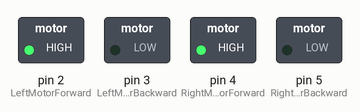
Recording of a sketch running on a simulated Arduino Uno, built with avr-gcc and run on an emulated ATmega328P. On the bench: switched loads named in the sketch (green lamp = pin HIGH).

Above: at 0.1 s.
Timing chart, 0 to 1.6 s (numbered marks = the images above):
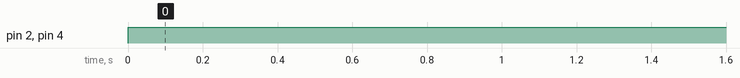

The sketch:

L298N.ino
```cpp
#include <NewPing.h>
const int LeftMotorForward = 2;
const int LeftMotorBackward = 3;
const int RightMotorForward = 4;
const int RightMotorBackward = 5;

void setup()
{
  pinMode(LeftMotorForward, OUTPUT);
  pinMode(LeftMotorBackward, OUTPUT);
  pinMode(RightMotorForward, OUTPUT);
  pinMode(RightMotorBackward, OUTPUT);
}

void loop()
{

  digitalWrite(RightMotorForward, HIGH);
  digitalWrite(RightMotorBackward, LOW);
  digitalWrite(LeftMotorForward, HIGH);
  digitalWrite(LeftMotorBackward, LOW);
}


void forward()
{
  digitalWrite(RightMotorForward, HIGH);
  digitalWrite(RightMotorBackward, LOW);
  digitalWrite(LeftMotorForward, HIGH);
  digitalWrite(LeftMotorBackward, LOW);
}

void stop1()
{
  digitalWrite(RightMotorForward, LOW);
  digitalWrite(RightMotorBackward, LOW);
  digitalWrite(LeftMotorForward, LOW);
  digitalWrite(LeftMotorBackward, LOW);
}

void turnLeft()
{
  digitalWrite(RightMotorForward, HIGH);
  digitalWrite(RightMotorBackward, LOW);
  digitalWrite(LeftMotorForward, LOW);
  digitalWrite(LeftMotorBackward, HIGH);
}

void turnRight()
{
  digitalWrite(RightMotorForward, LOW);
  digitalWrite(RightMotorBackward, HIGH);
  digitalWrite(LeftMotorForward, HIGH);
  digitalWrite(LeftMotorBackward, LOW);
}
```

Measured:
- by itself, pin 2 (LeftMotorForward), pin 4 (RightMotorForward): LOW → HIGH at 0.00 s
